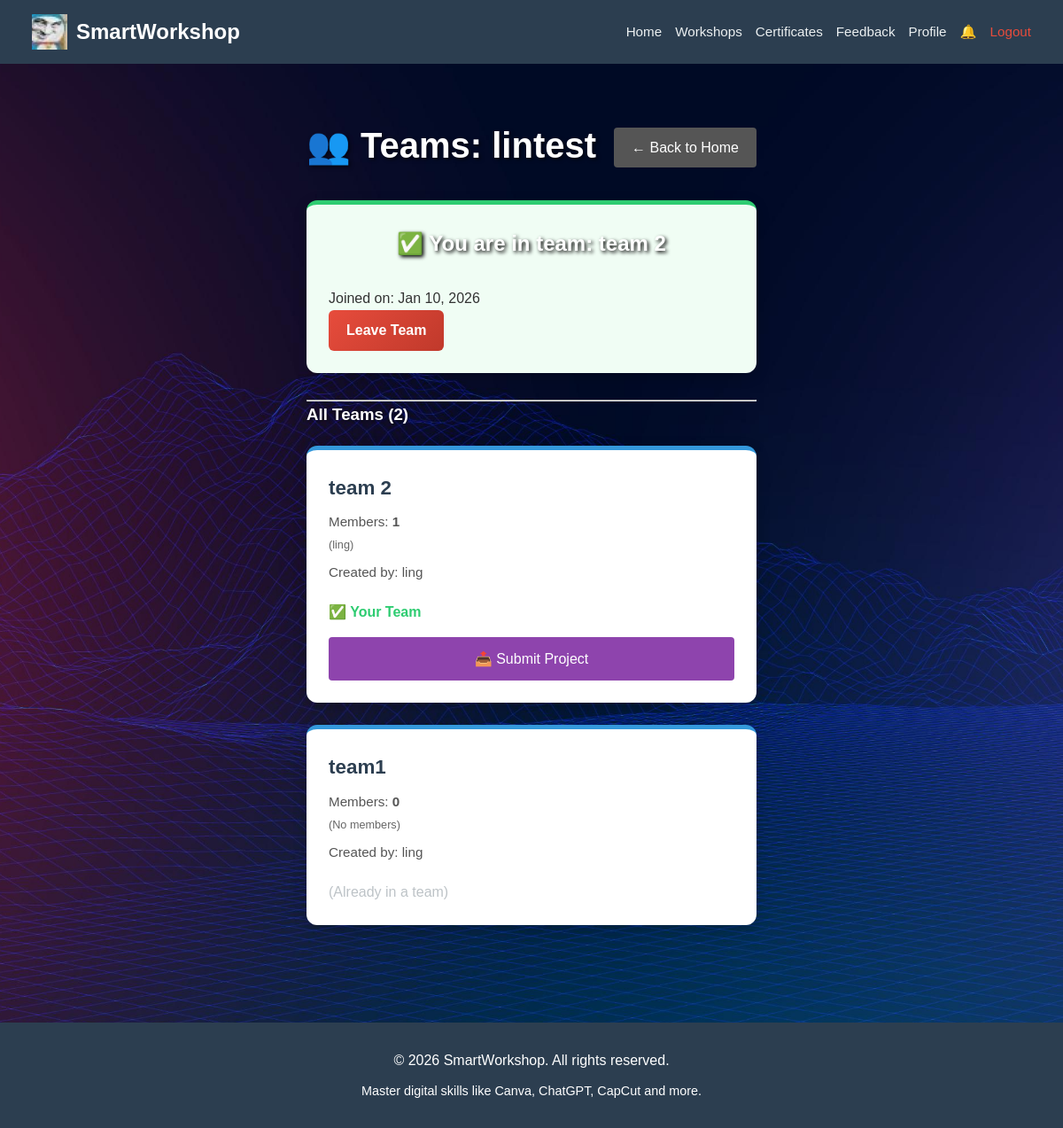
/classroom_teams.php?id=19 (signed in), run on the app's committed database.
### tables this page shows
CREATE TABLE `workshops` (
  `id` int(11) NOT NULL,
  `title` varchar(100) NOT NULL,
  `description` text DEFAULT NULL,
  `trainer` varchar(100) DEFAULT NULL,
  `trainer_id` int(11) DEFAULT NULL,
  `date` date NOT NULL,
  `time` time NOT NULL,
  `location` varchar(100) NOT NULL,
  `fee` decimal(10,2) DEFAULT 0.00,
  `organizer_id` int(11) NOT NULL,
  `created_at` timestamp NOT NULL DEFAULT current_timestamp()
);

CREATE TABLE `team_members` (
  `id` int(11) NOT NULL,
  `team_id` int(11) NOT NULL,
  `user_id` int(11) NOT NULL,
  `joined_at` timestamp NOT NULL DEFAULT current_timestamp()
);

CREATE TABLE `teams` (
  `id` int(11) NOT NULL,
  `workshop_id` int(11) NOT NULL,
  `name` varchar(100) NOT NULL,
  `created_by` int(11) NOT NULL,
  `created_at` timestamp NOT NULL DEFAULT current_timestamp()
);

CREATE TABLE `users` (
  `user_id` int(11) NOT NULL,
  `username` varchar(50) NOT NULL,
  `email` varchar(100) NOT NULL,
  `password` varchar(255) NOT NULL,
  `phone` varchar(20) DEFAULT NULL,
  `country` varchar(50) NOT NULL,
  `role` enum('admin','organizer','trainer','participant') DEFAULT 'participant',
  `created_at` timestamp NOT NULL DEFAULT current_timestamp(),
  `avatar` varchar(255) DEFAULT NULL
);

### classroom_teams.php (the view, shortened to what this page needs)
<?php
include 'include/db_connect.php';
$workshop_id = isset($_GET['id']) ? intval($_GET['id']) : 0;
$user_id = $_SESSION['user_id'];
$ws = $conn->query("SELECT title FROM workshops WHERE id = $workshop_id")->fetch_assoc();
$my_team_sql = "
    SELECT t.*, tm.joined_at
    FROM teams t
    JOIN team_members tm ON t.id = tm.team_id
    WHERE t.workshop_id = $workshop_id AND tm.user_id = $user_id
";
$my_team = $conn->query($my_team_sql)->fetch_assoc();
$all_teams_sql = "
    SELECT t.*, u.username as creator_name,
    (SELECT COUNT(*) FROM team_members WHERE team_id = t.id) as member_count,
    (SELECT GROUP_CONCAT(users.username SEPARATOR ', ')
     FROM team_members
     JOIN users ON team_members.user_id = users.user_id
     WHERE team_members.team_id = t.id) as member_names
    FROM teams t
    JOIN users u ON t.created_by = u.user_id
    WHERE t.workshop_id = $workshop_id
    ORDER BY t.created_at DESC
";
$all_teams = $conn->query($all_teams_sql);
?>
<!DOCTYPE html>
<html lang="en">
<head>
    <link rel="stylesheet" href="css/style.css">
</head>
<body>
    <?php include 'include/nav.php'; ?>
    <div class="container">
        <div class="header-box">
            <h1>👥 Teams: <?= htmlspecialchars($ws['title']) ?></h1>
            <a href="index.php" class="btn" style="background:#555; width: auto; padding: 10px 20px;">&larr; Back to
                Home</a>
        </div>
        <?php if ($my_team): ?>
            <div class="team-card my-team-card" style="margin-bottom: 30px;">
                <h2 style="margin-top:0;">✅ You are in team: <?= htmlspecialchars($my_team['name']) ?></h2>
                <p>Joined on: <?= date('M j, Y', strtotime($my_team['joined_at'])) ?></p>
                <a href="?id=<?= $workshop_id ?>&leave_team=1" class="btn-leave"
                    onclick="return confirm('Leave this team?');">Leave Team</a>
            </div>
        <?php endif; ?>
        <hr>
        <h3 style="color: white; text-shadow: 1px 1px 3px rgba(0,0,0,0.5);">All Teams (<?= $all_teams->num_rows ?>)</h3>
        <div class="team-grid">
            <?php while ($t = $all_teams->fetch_assoc()): ?>
                <div class="team-card">
                    <div class="team-name"><?= htmlspecialchars($t['name']) ?></div>
                    <div class="team-meta">
                        Members: <strong><?= $t['member_count'] ?></strong><br>
                        <small style="color:#666; display:block; margin-top:5px; margin-bottom:10px;">
                            (<?= htmlspecialchars($t['member_names'] ?? 'No members') ?>)
                        </small>
                        Created by: <?= htmlspecialchars($t['creator_name']) ?>
                    </div>
                    <?php if ($_SESSION['role'] == 'participant'): ?>
                        <?php if (!$my_team): ?>
                            <a href="?id=<?= $workshop_id ?>&join_team=<?= $t['id'] ?>" class="btn-join">Join Team</a>
                        <?php elseif ($my_team['id'] == $t['id']): ?>
                            <span style="color:#2ecc71; font-weight:bold; display:block; margin-bottom:10px;">✅ Your Team</span>
                            <a href="submit_assignment.php?id=<?= $workshop_id ?>" class="btn"
                                style="background: #8e44ad; width:100%; box-sizing:border-box;">📤 Submit Project</a>
                        <?php else: ?>
                            <span style="color:#bdc3c7;">(Already in a team)</span>
                        <?php endif; ?>
                    <?php endif; ?>
                </div>
            <?php endwhile; ?>
        </div>
    </div>
    <?php include 'include/footer.php'; ?>
</body>
</html>

### css/style.css (style rules this page uses)
* { margin: 0; padding: 0; box-sizing: border-box; }
body { font-family: sans-serif; background: url('../img/bg.jpg') no-repeat center center fixed; background-size: cover; color: #333; line-height: 1.6; min-height: 100vh; display: flex; flex-direction: column; }
main, .workshops-container, .certificates-container, .feedback-container, .certificate-page, .container, .report-container, .page-content { flex: 1; }
h2 { color: white; text-shadow: 2px 2px 4px #000; margin-bottom: 30px; text-align: center; }
h3 { color: #2563eb; margin-bottom: 10px; }
button, .btn { display: inline-block; width: 100%; padding: 12px; background-color: #3498db; color: white; border: none; border-radius: 4px; cursor: pointer; font-size: 1rem; text-align: center; text-decoration: none; margin-top: 5px; }
.container { max-width: 1100px; margin: 0 auto; padding: 20px; }

### classroom_teams.php (style rules this page uses)
.container { max-width: 1000px; margin: 40px auto; padding: 20px; }
h1 { color: white; text-shadow: 2px 2px 4px rgba(0, 0, 0, 0.6); margin: 0; font-size: 2.5rem; }
.header-box { display: flex; justify-content: space-between; align-items: center; margin-bottom: 30px; gap: 20px; flex-wrap: wrap; }
.team-grid { display: grid; grid-template-columns: repeat(auto-fill, minmax(300px, 1fr)); gap: 25px; margin-top: 20px; }
.team-card { background: #ffffff !important; padding: 25px; border-radius: 12px; box-shadow: 0 4px 15px rgba(0, 0, 0, 0.2); border-top: 5px solid #3498db; transition: transform 0.2s, box-shadow 0.2s; position: relative; z-index: 10; }
.my-team-card { border-top-color: #2ecc71; background: #f0fdf4 !important; }
.team-name { font-size: 1.4rem; font-weight: bold; color: #2c3e50; margin-bottom: 10px; }
.team-meta { font-size: 0.95rem; color: #555; margin-bottom: 20px; line-height: 1.5; }
.btn-leave { background: linear-gradient(135deg, #e74c3c, #c0392b); color: white; padding: 10px 20px; border-radius: 6px; text-decoration: none; display: inline-block; font-weight: 600; }

### data on the page
workshops: title "lintest"
team_members: team.name "team 2", joined_at "Jan 10, 2026"
teams: name "team 2", member_count "1", member_names "ling", created_by.username "ling"
teams: name "team1", member_count "0", member_names "No members", created_by.username "ling", shows "(Already in a team)"

### other printed values
$all_teams->num_rows "2"
